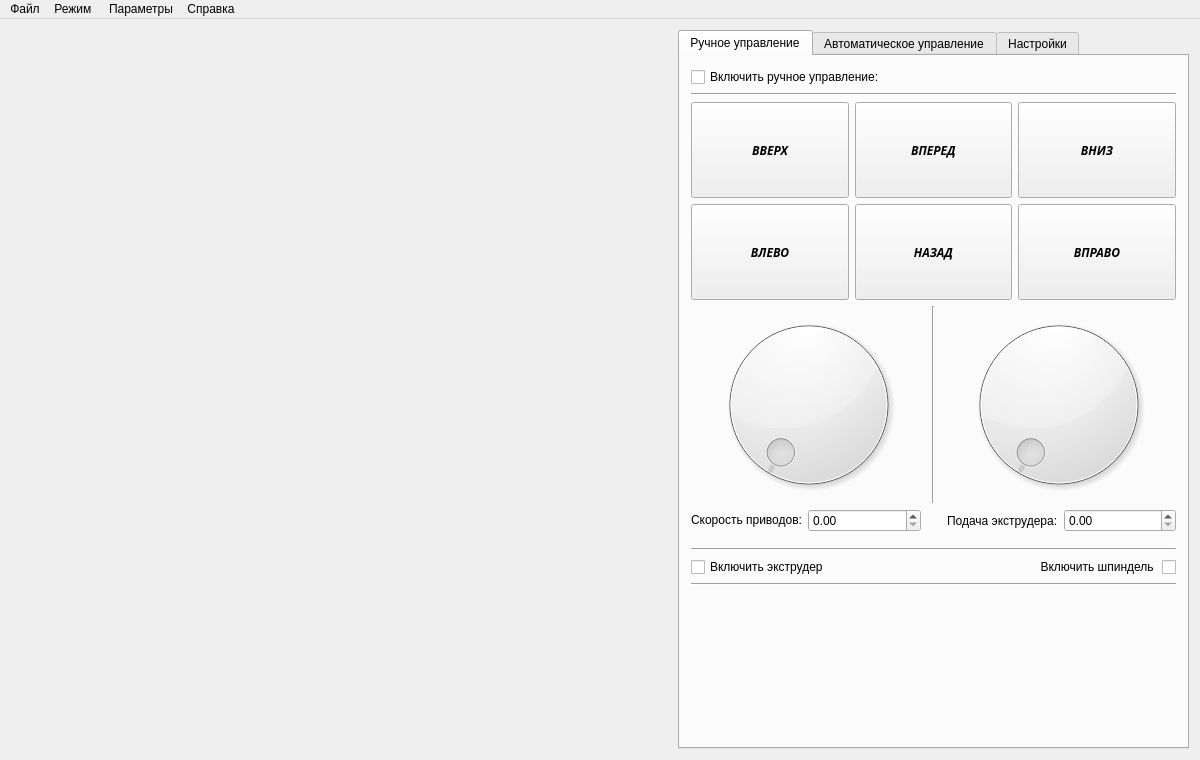
<?xml version="1.0" encoding="UTF-8"?>
<ui version="4.0">
 <class>rraptor_app</class>
 <widget class="QMainWindow" name="rraptor_app">
  <property name="windowModality">
   <enum>Qt::ApplicationModal</enum>
  </property>
  <property name="geometry">
   <rect>
    <x>0</x>
    <y>0</y>
    <width>1200</width>
    <height>760</height>
   </rect>
  </property>
  <property name="windowTitle">
   <string>RRaptor</string>
  </property>
  <property name="windowIcon">
   <iconset>
    <normaloff>C:/Users/Maverick/Desktop/Лого.png</normaloff>C:/Users/Maverick/Desktop/Лого.png</iconset>
  </property>
  <property name="documentMode">
   <bool>false</bool>
  </property>
  <widget class="QWidget" name="centralWidget">
   <layout class="QHBoxLayout" name="horizontalLayout">
    <item>
     <widget class="openGL_Widget" name="widget" native="true">
      <layout class="QVBoxLayout" name="verticalLayout_6"/>
     </widget>
    </item>
    <item>
     <spacer name="horizontalSpacer_5">
      <property name="orientation">
       <enum>Qt::Horizontal</enum>
      </property>
      <property name="sizeType">
       <enum>QSizePolicy::Fixed</enum>
      </property>
      <property name="sizeHint" stdset="0">
       <size>
        <width>50</width>
        <height>20</height>
       </size>
      </property>
     </spacer>
    </item>
    <item>
     <widget class="QTabWidget" name="Main_Tab">
      <property name="enabled">
       <bool>true</bool>
      </property>
      <property name="sizePolicy">
       <sizepolicy hsizetype="Fixed" vsizetype="Expanding">
        <horstretch>0</horstretch>
        <verstretch>0</verstretch>
       </sizepolicy>
      </property>
      <property name="minimumSize">
       <size>
        <width>511</width>
        <height>711</height>
       </size>
      </property>
      <property name="layoutDirection">
       <enum>Qt::LeftToRight</enum>
      </property>
      <property name="currentIndex">
       <number>0</number>
      </property>
      <property name="movable">
       <bool>false</bool>
      </property>
      <widget class="QWidget" name="Hand_Controle_2">
       <property name="enabled">
        <bool>true</bool>
       </property>
       <attribute name="title">
        <string>Ручное управление</string>
       </attribute>
       <layout class="QVBoxLayout" name="verticalLayout_5">
        <item>
         <widget class="QCheckBox" name="enable_user_controle">
          <property name="text">
           <string>Включить ручное управление:</string>
          </property>
         </widget>
        </item>
        <item>
         <widget class="Line" name="line_4">
          <property name="orientation">
           <enum>Qt::Horizontal</enum>
          </property>
         </widget>
        </item>
        <item>
         <layout class="QGridLayout" name="gridLayout">
          <item row="0" column="0">
           <widget class="QPushButton" name="up_button">
            <property name="sizePolicy">
             <sizepolicy hsizetype="Expanding" vsizetype="Expanding">
              <horstretch>0</horstretch>
              <verstretch>0</verstretch>
             </sizepolicy>
            </property>
            <property name="font">
             <font>
              <family>Baskerville Old Face</family>
              <weight>75</weight>
              <italic>true</italic>
              <bold>true</bold>
             </font>
            </property>
            <property name="text">
             <string>ВВЕРХ</string>
            </property>
           </widget>
          </item>
          <item row="0" column="1">
           <widget class="QPushButton" name="forward_button">
            <property name="sizePolicy">
             <sizepolicy hsizetype="Expanding" vsizetype="Expanding">
              <horstretch>0</horstretch>
              <verstretch>0</verstretch>
             </sizepolicy>
            </property>
            <property name="font">
             <font>
              <family>Baskerville Old Face</family>
              <weight>75</weight>
              <italic>true</italic>
              <bold>true</bold>
             </font>
            </property>
            <property name="text">
             <string>ВПЕРЕД</string>
            </property>
           </widget>
          </item>
          <item row="1" column="0">
           <widget class="QPushButton" name="left_button">
            <property name="sizePolicy">
             <sizepolicy hsizetype="Expanding" vsizetype="Expanding">
              <horstretch>0</horstretch>
              <verstretch>0</verstretch>
             </sizepolicy>
            </property>
            <property name="font">
             <font>
              <family>Baskerville Old Face</family>
              <weight>75</weight>
              <italic>true</italic>
              <bold>true</bold>
             </font>
            </property>
            <property name="text">
             <string>ВЛЕВО</string>
            </property>
           </widget>
          </item>
          <item row="1" column="1">
           <widget class="QPushButton" name="back_button">
            <property name="sizePolicy">
             <sizepolicy hsizetype="Expanding" vsizetype="Expanding">
              <horstretch>0</horstretch>
              <verstretch>0</verstretch>
             </sizepolicy>
            </property>
            <property name="font">
             <font>
              <family>Baskerville Old Face</family>
              <weight>75</weight>
              <italic>true</italic>
              <bold>true</bold>
             </font>
            </property>
            <property name="text">
             <string>НАЗАД</string>
            </property>
           </widget>
          </item>
          <item row="1" column="2">
           <widget class="QPushButton" name="right_button">
            <property name="sizePolicy">
             <sizepolicy hsizetype="Expanding" vsizetype="Expanding">
              <horstretch>0</horstretch>
              <verstretch>0</verstretch>
             </sizepolicy>
            </property>
            <property name="font">
             <font>
              <family>Baskerville Old Face</family>
              <weight>75</weight>
              <italic>true</italic>
              <bold>true</bold>
             </font>
            </property>
            <property name="text">
             <string>ВПРАВО</string>
            </property>
           </widget>
          </item>
          <item row="0" column="2">
           <widget class="QPushButton" name="down_button">
            <property name="sizePolicy">
             <sizepolicy hsizetype="Expanding" vsizetype="Expanding">
              <horstretch>0</horstretch>
              <verstretch>0</verstretch>
             </sizepolicy>
            </property>
            <property name="font">
             <font>
              <family>Baskerville Old Face</family>
              <weight>75</weight>
              <italic>true</italic>
              <bold>true</bold>
             </font>
            </property>
            <property name="text">
             <string>ВНИЗ</string>
            </property>
           </widget>
          </item>
         </layout>
        </item>
        <item>
         <layout class="QHBoxLayout" name="horizontalLayout_5">
          <item>
           <widget class="QDial" name="motor_speed_dial">
            <property name="sizePolicy">
             <sizepolicy hsizetype="Expanding" vsizetype="Expanding">
              <horstretch>0</horstretch>
              <verstretch>0</verstretch>
             </sizepolicy>
            </property>
           </widget>
          </item>
          <item>
           <widget class="Line" name="line_2">
            <property name="orientation">
             <enum>Qt::Vertical</enum>
            </property>
           </widget>
          </item>
          <item>
           <widget class="QDial" name="eqipment_speed_dial">
            <property name="sizePolicy">
             <sizepolicy hsizetype="Expanding" vsizetype="Expanding">
              <horstretch>0</horstretch>
              <verstretch>0</verstretch>
             </sizepolicy>
            </property>
           </widget>
          </item>
         </layout>
        </item>
        <item>
         <layout class="QHBoxLayout" name="horizontalLayout_4">
          <item>
           <widget class="QLabel" name="motor_speed_lable">
            <property name="sizePolicy">
             <sizepolicy hsizetype="Maximum" vsizetype="Maximum">
              <horstretch>0</horstretch>
              <verstretch>0</verstretch>
             </sizepolicy>
            </property>
            <property name="text">
             <string>Скорость приводов:</string>
            </property>
           </widget>
          </item>
          <item>
           <widget class="QDoubleSpinBox" name="motor_speed_box">
            <property name="sizePolicy">
             <sizepolicy hsizetype="Minimum" vsizetype="Maximum">
              <horstretch>0</horstretch>
              <verstretch>0</verstretch>
             </sizepolicy>
            </property>
           </widget>
          </item>
          <item>
           <spacer name="horizontalSpacer">
            <property name="orientation">
             <enum>Qt::Horizontal</enum>
            </property>
            <property name="sizeType">
             <enum>QSizePolicy::Fixed</enum>
            </property>
            <property name="sizeHint" stdset="0">
             <size>
              <width>20</width>
              <height>10</height>
             </size>
            </property>
           </spacer>
          </item>
          <item>
           <widget class="QLabel" name="eqipment_speed_lable">
            <property name="sizePolicy">
             <sizepolicy hsizetype="Maximum" vsizetype="Preferred">
              <horstretch>0</horstretch>
              <verstretch>0</verstretch>
             </sizepolicy>
            </property>
            <property name="text">
             <string>Подача экструдера:</string>
            </property>
           </widget>
          </item>
          <item>
           <widget class="QDoubleSpinBox" name="eqipment_speed_box"/>
          </item>
         </layout>
        </item>
        <item>
         <spacer name="verticalSpacer_3">
          <property name="orientation">
           <enum>Qt::Vertical</enum>
          </property>
          <property name="sizeType">
           <enum>QSizePolicy::Fixed</enum>
          </property>
          <property name="sizeHint" stdset="0">
           <size>
            <width>20</width>
            <height>10</height>
           </size>
          </property>
         </spacer>
        </item>
        <item>
         <widget class="Line" name="line">
          <property name="orientation">
           <enum>Qt::Horizontal</enum>
          </property>
         </widget>
        </item>
        <item>
         <layout class="QHBoxLayout" name="horizontalLayout_6">
          <item>
           <widget class="QCheckBox" name="enable_extrude">
            <property name="sizePolicy">
             <sizepolicy hsizetype="Maximum" vsizetype="Maximum">
              <horstretch>0</horstretch>
              <verstretch>0</verstretch>
             </sizepolicy>
            </property>
            <property name="text">
             <string>Включить экструдер </string>
            </property>
            <property name="tristate">
             <bool>false</bool>
            </property>
           </widget>
          </item>
          <item>
           <spacer name="horizontalSpacer_2">
            <property name="orientation">
             <enum>Qt::Horizontal</enum>
            </property>
            <property name="sizeHint" stdset="0">
             <size>
              <width>40</width>
              <height>20</height>
             </size>
            </property>
           </spacer>
          </item>
          <item>
           <widget class="QCheckBox" name="enable_milling">
            <property name="sizePolicy">
             <sizepolicy hsizetype="Maximum" vsizetype="Maximum">
              <horstretch>0</horstretch>
              <verstretch>0</verstretch>
             </sizepolicy>
            </property>
            <property name="layoutDirection">
             <enum>Qt::RightToLeft</enum>
            </property>
            <property name="text">
             <string>Включить шпиндель </string>
            </property>
           </widget>
          </item>
         </layout>
        </item>
        <item>
         <widget class="Line" name="line_3">
          <property name="orientation">
           <enum>Qt::Horizontal</enum>
          </property>
         </widget>
        </item>
        <item>
         <spacer name="verticalSpacer">
          <property name="orientation">
           <enum>Qt::Vertical</enum>
          </property>
          <property name="sizeType">
           <enum>QSizePolicy::Fixed</enum>
          </property>
          <property name="sizeHint" stdset="0">
           <size>
            <width>20</width>
            <height>150</height>
           </size>
          </property>
         </spacer>
        </item>
       </layout>
      </widget>
      <widget class="QWidget" name="Print_Controle_2">
       <attribute name="title">
        <string>Автоматическое управление</string>
       </attribute>
       <layout class="QVBoxLayout" name="verticalLayout">
        <item>
         <layout class="QHBoxLayout" name="horizontalLayout_2">
          <item>
           <widget class="QCheckBox" name="checkBox_4">
            <property name="text">
             <string>3D-принтер</string>
            </property>
           </widget>
          </item>
          <item>
           <spacer name="horizontalSpacer_3">
            <property name="orientation">
             <enum>Qt::Horizontal</enum>
            </property>
            <property name="sizeHint" stdset="0">
             <size>
              <width>40</width>
              <height>20</height>
             </size>
            </property>
           </spacer>
          </item>
          <item>
           <widget class="QCheckBox" name="checkBox_5">
            <property name="layoutDirection">
             <enum>Qt::RightToLeft</enum>
            </property>
            <property name="text">
             <string>Фрезерный станок</string>
            </property>
           </widget>
          </item>
         </layout>
        </item>
        <item>
         <widget class="Line" name="line_5">
          <property name="orientation">
           <enum>Qt::Horizontal</enum>
          </property>
         </widget>
        </item>
        <item>
         <spacer name="verticalSpacer_4">
          <property name="orientation">
           <enum>Qt::Vertical</enum>
          </property>
          <property name="sizeType">
           <enum>QSizePolicy::Fixed</enum>
          </property>
          <property name="sizeHint" stdset="0">
           <size>
            <width>20</width>
            <height>35</height>
           </size>
          </property>
         </spacer>
        </item>
        <item>
         <layout class="QHBoxLayout" name="horizontalLayout_3">
          <item>
           <widget class="QPushButton" name="pushButton_8">
            <property name="text">
             <string>Пуск</string>
            </property>
           </widget>
          </item>
          <item>
           <widget class="QPushButton" name="pushButton_7">
            <property name="text">
             <string>Стоп</string>
            </property>
           </widget>
          </item>
         </layout>
        </item>
        <item>
         <spacer name="verticalSpacer_2">
          <property name="orientation">
           <enum>Qt::Vertical</enum>
          </property>
          <property name="sizeHint" stdset="0">
           <size>
            <width>20</width>
            <height>436</height>
           </size>
          </property>
         </spacer>
        </item>
        <item>
         <widget class="QLabel" name="label_6">
          <property name="text">
           <string>Состояние:</string>
          </property>
         </widget>
        </item>
       </layout>
      </widget>
      <widget class="QWidget" name="State_2">
       <attribute name="title">
        <string>Настройки</string>
       </attribute>
      </widget>
     </widget>
    </item>
   </layout>
  </widget>
  <widget class="QMenuBar" name="menuBar">
   <property name="geometry">
    <rect>
     <x>0</x>
     <y>0</y>
     <width>1200</width>
     <height>21</height>
    </rect>
   </property>
   <widget class="QMenu" name="menu">
    <property name="title">
     <string>Параметры</string>
    </property>
    <addaction name="action"/>
   </widget>
   <widget class="QMenu" name="menu_2">
    <property name="title">
     <string>Справка</string>
    </property>
    <addaction name="action_3"/>
    <addaction name="action_2"/>
   </widget>
   <widget class="QMenu" name="menu_3">
    <property name="title">
     <string>Файл</string>
    </property>
    <addaction name="open_file"/>
    <addaction name="action_G"/>
    <addaction name="action_4"/>
   </widget>
   <widget class="QMenu" name="menu_4">
    <property name="title">
     <string>Режим </string>
    </property>
    <addaction name="action2D"/>
    <addaction name="action3D"/>
   </widget>
   <addaction name="menu_3"/>
   <addaction name="menu_4"/>
   <addaction name="menu"/>
   <addaction name="menu_2"/>
  </widget>
  <action name="action">
   <property name="text">
    <string>Настройки устройства</string>
   </property>
  </action>
  <action name="action_2">
   <property name="text">
    <string>О нас</string>
   </property>
  </action>
  <action name="action_3">
   <property name="text">
    <string>Справка</string>
   </property>
  </action>
  <action name="open_file">
   <property name="text">
    <string>Открыть файл</string>
   </property>
  </action>
  <action name="action_4">
   <property name="text">
    <string>Выход</string>
   </property>
  </action>
  <action name="action_G">
   <property name="text">
    <string>Сохранить G-код</string>
   </property>
  </action>
  <action name="action2D">
   <property name="text">
    <string>2D-режим</string>
   </property>
  </action>
  <action name="action3D">
   <property name="text">
    <string>3D- режим</string>
   </property>
  </action>
 </widget>
 <layoutdefault spacing="6" margin="11"/>
 <customwidgets>
  <customwidget>
   <class>openGL_Widget</class>
   <extends>QWidget</extends>
   <header location="global">openGL_Widget.h</header>
   <container>1</container>
  </customwidget>
 </customwidgets>
 <resources/>
 <connections/>
</ui>
